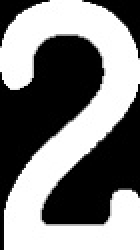
//> input picture Card_Imgs/Ranks/2.jpg, 70 x 125 px (shown 2 times larger)
$ ./main   (built with g++ and OpenCV 4)
//> lines starting //> are read from the running program, lines starting //| are printed output that depends on the picture; after the words box and inside, x2 and y2 are one past the last pixel; in counts of white or black regions, pixels touching at a corner belong together

#include "opencv2/imgproc.hpp"
#include "opencv2/imgcodecs.hpp"
#include "opencv2/highgui.hpp"
#include <iostream>

using namespace cv;
using namespace std;

#define EPSILON 1E-5

int IM_WIDTH = 1280;				//Werte auf eigene Spielkarten anpassen
int IM_HEIGHT = 720;				//Verhältnis Breite/Höhe muss stimmen --> keine Verzerrung

int CORNER_WIDTH = 30;
int CORNER_HEIGHT = 80;

int RANK_WIDTH = 70;               //фиксне величине за ширину и висину броја 70к125 пиксела
int RANK_HEIGHT = 125;				//125/70 passt nicht für Dame etc.. RANK_HEIGHT auf 140 anpassen

int SUIT_WIDTH = 70;               //fixe Größe für Breite und Höhe des Symbols 70x100 Pixel
int SUIT_HEIGHT = 100;

int CARD_MAX_AREA = 120000;			//Werte anpassen
int CARD_MIN_AREA = 25000;

Rect Corner;
Mat quad;


static double maximum(double number1, double number2, double number3) {
	return std::max(std::max(number1, number2), number3);
}


static bool almostEqual(double number1, double number2) {
	return (std::abs(number1 - number2) <= (EPSILON * maximum(1.0, std::abs(number1), std::abs(number2))));
}

// [21 lines left out: function lineIntersection, not called in this run]

struct vector_sorter
{
	bool operator ()(const std::vector<cv::Point>& a, const std::vector<cv::Point>& b)
	{
		double dist_a = norm(a[0] - a[1]);
		double dist_b = norm(b[0] - b[1]);
		return dist_a > dist_b;
	}
};

void sortCorners(std::vector<cv::Point2f>& corners)         //Ecken ausrichten von Karten
{
	std::vector<cv::Point2f> top, bot;
	cv::Point2f center;
	// Get mass center
	for (int i = 0; i < corners.size(); i++)
		center += corners[i];
	center *= (1. / corners.size());

	for (int i = 0; i < corners.size(); i++)
	{
		if (corners[i].y < center.y)
			top.push_back(corners[i]);
		else
			bot.push_back(corners[i]);
	}
	corners.clear();

	if (top.size() == 2 && bot.size() == 2) {
		cv::Point2f tl = top[0].x > top[1].x ? top[1] : top[0];
		cv::Point2f tr = top[0].x > top[1].x ? top[0] : top[1];
		cv::Point2f bl = bot[0].x > bot[1].x ? bot[1] : bot[0];
		cv::Point2f br = bot[0].x > bot[1].x ? bot[0] : bot[1];

		corners.push_back(tl);
		corners.push_back(tr);
		corners.push_back(br);
		corners.push_back(bl);
	}
}


//////////////////////////////////Rank matcher funktion////////////////////////////////////////////

int rankMatcher(Mat rnk)                    //Rang der Karte matchen
{
	Mat img;
	Mat dst;
	int qualities[13];
	int minindex = 0;

	string file[] = { "Card_Imgs/Ranks/2.jpg","Card_Imgs/Ranks/3.jpg" ,"Card_Imgs/Ranks/4.jpg" , "Card_Imgs/Ranks/5.jpg" ,
		"Card_Imgs/Ranks/6.jpg" , "Card_Imgs/Ranks/7.jpg" , "Card_Imgs/Ranks/8.jpg" ,
		"Card_Imgs/Ranks/9.jpg" , "Card_Imgs/Ranks/0.jpg" , "Card_Imgs/Ranks/jack.jpg" ,
		"Card_Imgs/Ranks/queen.jpg" , "Card_Imgs/Ranks/king.jpg" , "Card_Imgs/Ranks/ace.jpg" , };

	for (int i = 0; i < 13; i++)			//Zahlen 2-10 und B,D,K,A 9+4=13
	{

		int match_quality = 0;
		img = imread(file[i]);								//einlesen der Bilder
		cvtColor(img, img, COLOR_BGR2GRAY);
		img = img > 120;

		resize(img, img, Size(RANK_WIDTH, RANK_HEIGHT));    //resizing auf bestimmte Größe der Bilder (Templates haben eigentlich schon die Größe)

		absdiff(img, rnk, dst);

		for (int y = 0; y < dst.rows; y++)
		{
			for (int x = 0; x < dst.cols; x++)
			{
				if (dst.at<uchar>(y, x) == 255)
					match_quality++;
			}
		}
		qualities[i] = match_quality;
		cout << "White Pixels in AbsDiff_Output: " << match_quality << "\n";
		imshow("Train Images", img);
		imshow("Diff", dst);
		//waitKey(1);
	}
	int min = qualities[0];

	for (int j = 0; j < 13; j++)
	{
		if (qualities[j] < min)
		{
			min = qualities[j];
			minindex = j;
		}
	}
	minindex += 1;
	cout << "Minimum White Pixel on Position: " << minindex;
	return minindex;
}

// [133 lines left out: functions putTextString, suitMatcher, putTextString2, not called in this run]

////////////////////////Ende der Funktion suit der Karte matchen////////////////////////////


void findROIs(Mat r, Mat s)
{
	vector<vector<Point> > r_cnts;
	vector<vector<Point> > s_cnts;

	Rect r_boundbox;
	Rect s_boundbox;

	Mat r_copy = r.clone();
	Mat s_copy = s.clone();

	findContours(r_copy, r_cnts, RETR_EXTERNAL, CHAIN_APPROX_SIMPLE);
	sort(r_cnts.begin(), r_cnts.end(), [](const vector<Point>& c1, const vector<Point>& c2) {
		return contourArea(c1, false) < contourArea(c2, false);
		});
	r_boundbox = boundingRect(r_cnts[r_cnts.size() - 1]);

	findContours(s_copy, s_cnts, RETR_EXTERNAL, CHAIN_APPROX_SIMPLE);
	sort(s_cnts.begin(), s_cnts.end(), [](const vector<Point>& c1, const vector<Point>& c2) {
		return contourArea(c1, false) < contourArea(c2, false);
		});
	s_boundbox = boundingRect(s_cnts[s_cnts.size() - 1]);

	Mat rr, ss;

	rr = r(r_boundbox);
	ss = s(s_boundbox);

	resize(rr, rr, Size(RANK_WIDTH, RANK_HEIGHT));
	resize(ss, ss, Size(SUIT_WIDTH, SUIT_HEIGHT));

	imshow("RANKROI", rr);
	imshow("SUITROI", ss);

	//imwrite("C:/Card_Imgs/Ranks" ".jpg", rr);			//speichert das Template für die Ranks ab
	//imwrite("C:/Card_Imgs/Suits" ".jpg", ss);			//speichert das Template für die Suits ab

	//rank und suit abspeichern als jpg oder mit Code von Maier


	int rnk_ID = rankMatcher(rr);

	putText(quad, putTextString(rnk_ID), Point(125, 150), 2, 0.8, Scalar(155, 155, 0), 2, 8);				//Text für rank ausgeben lassen
	imshow("Result Image", quad);


	int suit_ID = suitMatcher(ss);

	putText(quad, putTextString2(suit_ID), Point(30, 150), 2, 0.8, Scalar(155, 155, 0), 2, 8);				//Text für suit ausgeben lassen (Startpunkt anpassen)
	imshow("Result Image", quad);


}


void isolation(Mat islo)			//isolation of rank and ruits
{
	Rect rank, suit;
	rank.x = 10; rank.y = 10;
	rank.height = 170;			//passt nicht mehr für Bube,Dame,König etc. (130 ist zu niedrig)
	rank.width = 97;			//passt für 10 nicht mehr (92)
	suit.x = 10; suit.y = (rank.y + rank.height);
	suit.height = 130;
	suit.width = 97;
	Mat rnk, sut;

	rnk = islo(rank);
	sut = islo(suit);

	findROIs(rnk, sut);
}


void cardID(Mat Card)
{
	Corner.x = 5;
	Corner.y = 2;
	Corner.width = CORNER_WIDTH;
	Corner.height = CORNER_HEIGHT;
	rectangle(Card, Corner, Scalar(0, 0, 255), 1, 8);
	Mat ROI = Card(Corner);
	cvtColor(ROI, ROI, COLOR_BGR2GRAY);
	resize(ROI, ROI, Size((ROI.cols * 4), (ROI.rows * 4)));
	GaussianBlur(ROI, ROI, Size(5, 5), 0);
	threshold(ROI, ROI, 155, 255, THRESH_BINARY_INV);
	isolation(ROI);
}


int main(int argc, char** argv)
{

	bool showsteps = false; // set it to false to see only result;
	Mat src, src_copy, edges;
	src = imread("karta.jpeg");				//////////////Binarisierung mit Otsu-Methode, statt mit Canny-Filter///////////////
//> karta.jpeg cannot be read in this run, so this picture is empty
	if (src.empty())
	{
		src = Mat(400, 400, CV_8UC3, Scalar(127, 127, 127));
		rectangle(src, Rect(20, 200, 150, 50), Scalar(0, 0, 255), 8);
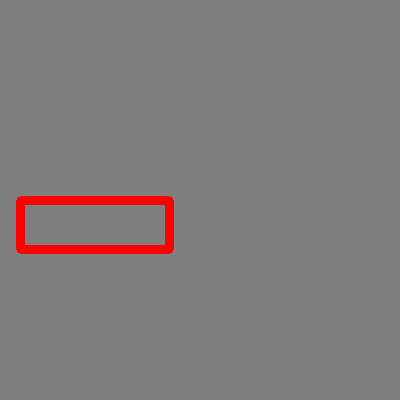
//> src: 400 rows x 400 cols, CV_8UC3; mean B, G, R 124.2, 124.2, 129.8
		rectangle(src, Rect(200, 200, 50, 50), Scalar(0, 0, 255), 8);
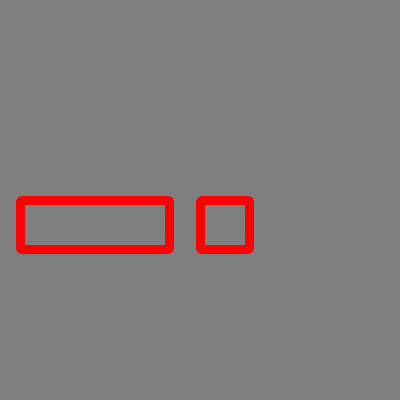
//> src: 400 rows x 400 cols, CV_8UC3; 1.08% of pixels changed, all inside (x1, y1, x2, y2) = (196, 196, 254, 254)
	}
	//resize(src, src, Size(IM_WIDTH, IM_HEIGHT));
	src_copy = src.clone();

	//imshow("slika 1",src);

	cvtColor(src, edges, COLOR_BGR2GRAY);
	//imshow("slika2",edges);
	GaussianBlur(edges, edges, Size(5, 5), 1.5, 1.5);

	erode(edges, edges, Mat());// these lines may need to be optimized
	dilate(edges, edges, Mat());
	dilate(edges, edges, Mat());
	erode(edges, edges, Mat());

	//erode(edges, edges, Size(5,5));

	//imshow("slika3",edges);
	Canny(edges, edges, 50, 150, 3); // canny parameters may need to be optimized
	//imshow("slika4",edges);
	////////////Binarisierung mit Otsu-Methode, statt mit Canny-Filter///////////////

	cv::waitKey(1); // add this line

	vector<Point> selected_points;
	vector<vector<Point> > contours;


	findContours(edges, contours, RETR_LIST, CHAIN_APPROX_SIMPLE);		//eges durch webcam ersetzen


	for (size_t i = 0; i < contours.size(); i++)
	{
		Rect minRect = boundingRect(contours[i]);

		if ((minRect.width > src.cols / 6) | (minRect.height > src.rows / 6)) // this line also need to be optimized
		{
			selected_points.insert(selected_points.end(), contours[i].begin(), contours[i].end());

			if (showsteps)
			{
				drawContours(src_copy, contours, i, Scalar(0, 0, 255), 3);
			}
		}
	}

	if (showsteps) imshow("Selected contours", src_copy);
	waitKey(1);
	vector<Point2f> selected_points_f;
	vector<Point2f> corners;
	Mat(selected_points).convertTo(selected_points_f, CV_32F);
	Mat hull;
	convexHull(selected_points_f, hull, true, true);

	RotatedRect RRect = minAreaRect(hull);
	std::vector<cv::Point2f> RR_corners;
	Point2f four_points[4];
	RRect.points(four_points);
	RR_corners.push_back(four_points[0]);
//> RR_corners = 1 Point (x, y): [173, 253]
	RR_corners.push_back(four_points[1]);
//> RR_corners = 2 Points (x, y): [173, 253], [15, 253]
	RR_corners.push_back(four_points[2]);
	RR_corners.push_back(four_points[3]);

	for (int j = 0; j < 4; j++)
	{
		Point2f pt = RR_corners[j];
		Point2f nearest_pt = hull.at<Point2f>(j, 0);
		float dist = norm(pt - nearest_pt);
		for (int k = 1; k < hull.rows; k++)
		{
			Point2f hull_point = hull.at<Point2f>(k, 0);
			if (norm(pt - hull_point) < dist)
			{
				dist = norm(pt - hull_point);
				nearest_pt = hull_point;
			}
		}
		corners.push_back(nearest_pt);
	}
	sortCorners(corners);

	Mat(corners).convertTo(selected_points, CV_32S);

	Rect r = boundingRect(corners);
//> r = Rect(17, 197, 156, 56)
	quad = cv::Mat::zeros(norm(corners[1] - corners[2]), norm(corners[2] - corners[3]), CV_8UC3);

	std::vector<cv::Point2f> quad_pts;
	quad_pts.push_back(cv::Point2f(0, 0));
	quad_pts.push_back(cv::Point2f(quad.cols, 0));
//> quad_pts = 2 Points (x, y): [0, 0], [155, 0]
	quad_pts.push_back(cv::Point2f(quad.cols, quad.rows));
	quad_pts.push_back(cv::Point2f(0, quad.rows));

	cv::Mat transmtx = cv::getPerspectiveTransform(corners, quad_pts);
	cv::warpPerspective(src, quad, transmtx, quad.size());

	if (showsteps)
	{
		src_copy = src.clone();
		polylines(src_copy, selected_points, true, Scalar(0, 0, 255), 3);
		imshow("selected quadrilateral part", src_copy);
	}

	resize(quad, quad, Size(200, 300));
	cardID(quad);
//> in cardID, `rectangle(Card, Corner, Scalar(0, 0, 255), 1, 8);`:
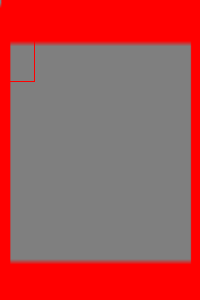
//> Card: 300 rows x 200 cols, CV_8UC3; mean B, G, R 83.3, 83.3, 171.1
//> in rankMatcher, img is the input picture: 125 rows x 70 cols, CV_8UC3; min 0, max 255, mean 129.6
//> in rankMatcher, `img = img > 120;`:
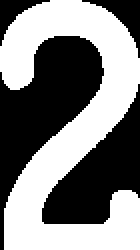
//> img: 125 rows x 70 cols, CV_8UC1 (shown 2 times larger); 51% white; 4 black regions, box (x1, y1, x2, y2) and area: (0, 18, 52, 125) 2264, (21, 42, 70, 112) 1582, (41, 0, 70, 29) 255, (0, 0, 25, 23) 183
//> the loop in rankMatcher, `for (int y = 0; y < dst.rows; y++)` made 125 passes
//> match_quality on passes 1 to 12: 54, 100, 140, 175, 206, 234, 259, 281, 301, 320, 337, 352
//> after the loop in rankMatcher, `for (int y = 0; y < dst.rows; y++)`: match_quality = 4284
//> in rankMatcher, `qualities[i] = match_quality;`: qualities = [4284, 0, 0, 0, 0, 0, 0, 0, 0, 0, 0, 0, 0]
//| White Pixels in AbsDiff_Output: 4284
//> pass 2 of the loop in rankMatcher, `for (int i = 0; i < 13; i++)`:
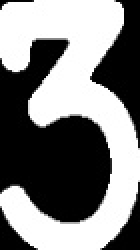
//> input picture Card_Imgs/Ranks/3.jpg, 70 x 125 px (shown 2 times larger)
//> in rankMatcher, img is the input picture: 125 rows x 70 cols, CV_8UC3; min 0, max 255, mean 129.7
//> in rankMatcher, `img = img > 120;`:
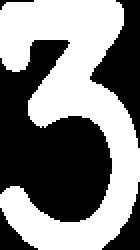
//> img: 125 rows x 70 cols, CV_8UC1 (shown 2 times larger); 51.1% white; 5 black regions, box (x1, y1, x2, y2) and area: (0, 20, 56, 111) 3030, (45, 0, 70, 74) 828, (51, 91, 70, 125) 233, (0, 104, 19, 125) 164, (0, 0, 17, 5) 24
//> the loop in rankMatcher, `for (int y = 0; y < dst.rows; y++)` made 125 passes
//> match_quality on passes 1 to 8: 29, 42, 53, 63, 72, 80, 88, 96
//> after the loop in rankMatcher, `for (int y = 0; y < dst.rows; y++)`: match_quality = 4279
//> qualities = [4284, 4279, 0, 0, 0, 0, 0, 0, 0, 0, 0, 0, 0]
//| White Pixels in AbsDiff_Output: 4279
//> pass 3 of the loop in rankMatcher, `for (int i = 0; i < 13; i++)`:
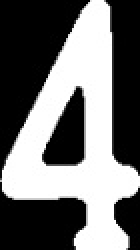
//> input picture Card_Imgs/Ranks/4.jpg, 70 x 125 px (shown 2 times larger)
//> in rankMatcher, img is the input picture: 125 rows x 70 cols, CV_8UC3; min 0, max 255, mean 112.1
//> in rankMatcher, `img = img > 120;`:
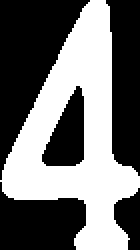
//> img: 125 rows x 70 cols, CV_8UC1 (shown 2 times larger); 44% white; 1 white region, box (x1, y1, x2, y2) and area: (0, 0, 70, 125) 3851
//> the loop in rankMatcher, `for (int y = 0; y < dst.rows; y++)` made 125 passes
//> match_quality on passes 1 to 8: 62, 123, 182, 239, 295, 351, 406, 461
//> after the loop in rankMatcher, `for (int y = 0; y < dst.rows; y++)`: match_quality = 4899
//> qualities = [4284, 4279, 4899, 0, 0, 0, 0, 0, 0, 0, 0, 0, 0]
//| White Pixels in AbsDiff_Output: 4899
//> (the run ends here: the program stops with an error, at `cvtColor(img, img, COLOR_BGR2GRAY);`)
